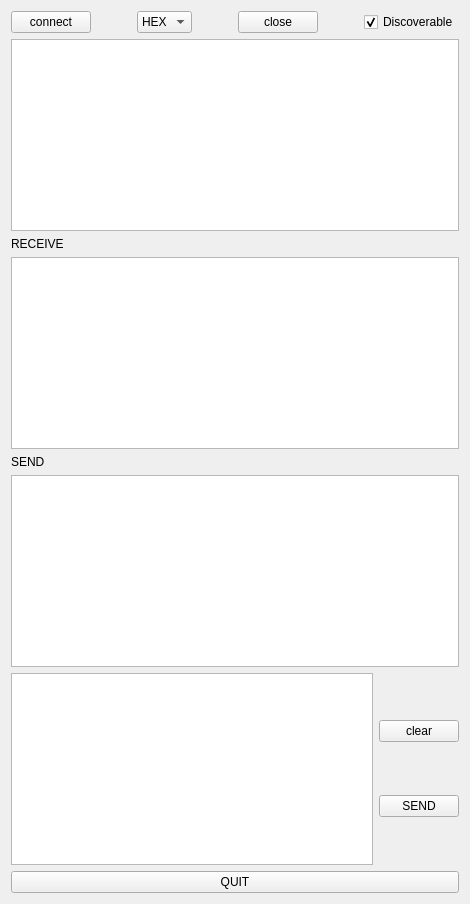
      <widget class="QWidget" name="tab">
       <attribute name="title">
        <string>BlueTooth</string>
       </attribute>
       <layout class="QVBoxLayout" name="verticalLayout_17">
        <item>
         <layout class="QVBoxLayout" name="verticalLayout_3">
          <item>
           <layout class="QHBoxLayout" name="horizontalLayout_3">
            <item>
             <widget class="QPushButton" name="pbConnect">
              <property name="text">
               <string>connect</string>
              </property>
             </widget>
            </item>
            <item>
             <spacer name="horizontalSpacer_5">
              <property name="orientation">
               <enum>Qt::Horizontal</enum>
              </property>
              <property name="sizeHint" stdset="0">
               <size>
                <width>40</width>
                <height>20</height>
               </size>
              </property>
             </spacer>
            </item>
            <item>
             <widget class="QComboBox" name="comboBox_blt_show">
              <item>
               <property name="text">
                <string>HEX</string>
               </property>
              </item>
              <item>
               <property name="text">
                <string>utf8</string>
               </property>
              </item>
             </widget>
            </item>
            <item>
             <spacer name="horizontalSpacer_10">
              <property name="orientation">
               <enum>Qt::Horizontal</enum>
              </property>
              <property name="sizeHint" stdset="0">
               <size>
                <width>40</width>
                <height>20</height>
               </size>
              </property>
             </spacer>
            </item>
            <item>
             <widget class="QPushButton" name="closeBlt">
              <property name="text">
               <string>close</string>
              </property>
             </widget>
            </item>
            <item>
             <spacer name="horizontalSpacer">
              <property name="orientation">
               <enum>Qt::Horizontal</enum>
              </property>
              <property name="sizeHint" stdset="0">
               <size>
                <width>40</width>
                <height>20</height>
               </size>
              </property>
             </spacer>
            </item>
            <item>
             <widget class="QCheckBox" name="checkBox">
              <property name="text">
               <string>Discoverable</string>
              </property>
              <property name="checked">
               <bool>true</bool>
              </property>
             </widget>
            </item>
           </layout>
          </item>
          <item>
           <layout class="QHBoxLayout" name="horizontalLayout_2">
            <item>
             <widget class="QListWidget" name="bltListWid"/>
            </item>
           </layout>
          </item>
          <item>
           <widget class="QLabel" name="label">
            <property name="text">
             <string>RECEIVE</string>
            </property>
           </widget>
          </item>
          <item>
           <widget class="QTextBrowser" name="recBrowser"/>
          </item>
         </layout>
        </item>
        <item>
         <layout class="QVBoxLayout" name="verticalLayout_4">
          <item>
           <widget class="QLabel" name="label_2">
            <property name="text">
             <string>SEND</string>
            </property>
           </widget>
          </item>
          <item>
           <widget class="QTextBrowser" name="textBrowser_2"/>
          </item>
         </layout>
        </item>
        <item>
         <layout class="QHBoxLayout" name="horizontalLayout_7">
          <item>
           <widget class="QTextEdit" name="textEdit"/>
          </item>
          <item>
           <layout class="QVBoxLayout" name="verticalLayout_2">
            <item>
             <widget class="QPushButton" name="pushButton_4">
              <property name="text">
               <string>clear</string>
              </property>
             </widget>
            </item>
            <item>
             <widget class="QPushButton" name="bltSend">
              <property name="text">
               <string>SEND</string>
              </property>
             </widget>
            </item>
           </layout>
          </item>
         </layout>
        </item>
        <item>
         <widget class="QPushButton" name="pushButton">
          <property name="sizePolicy">
           <sizepolicy hsizetype="Expanding" vsizetype="Expanding">
            <horstretch>0</horstretch>
            <verstretch>0</verstretch>
           </sizepolicy>
          </property>
          <property name="text">
           <string>QUIT</string>
          </property>
         </widget>
        </item>
       </layout>
      </widget>
